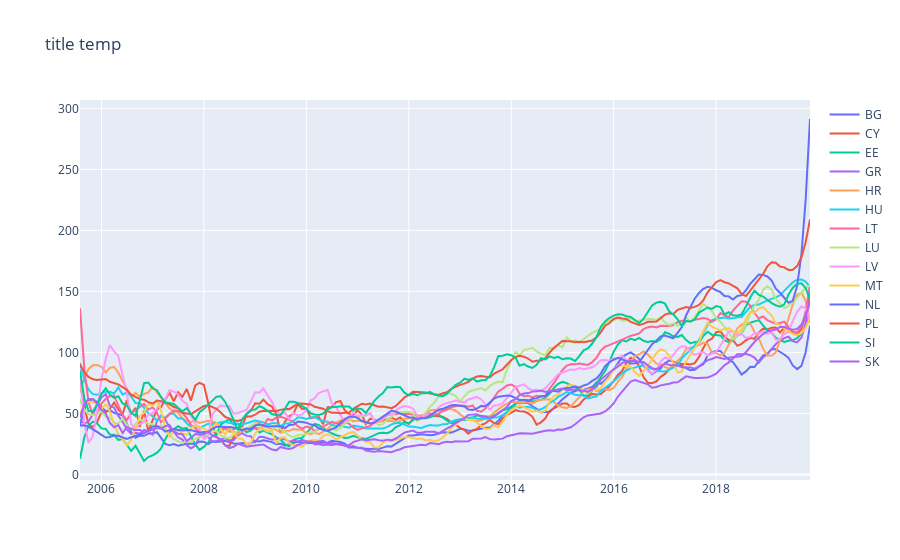
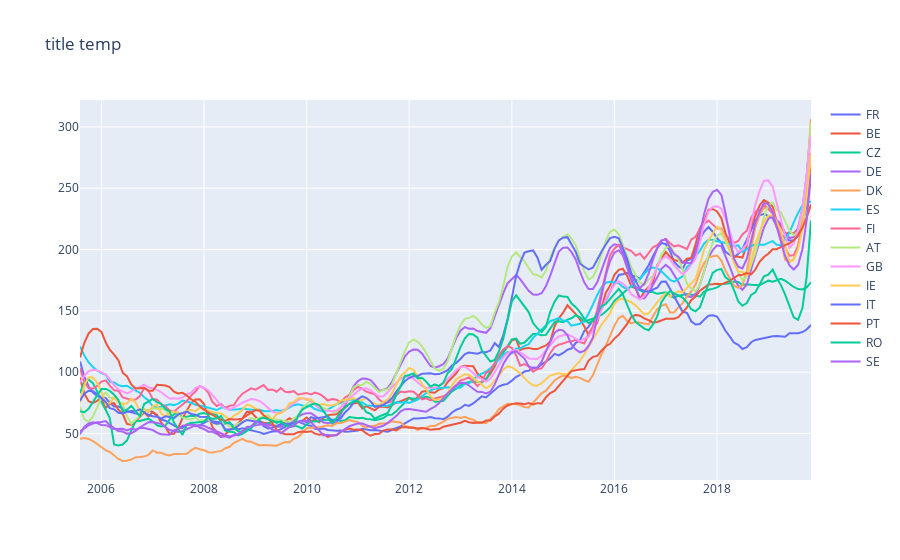

Here is the notebook cell these charts were saved with, in order:
### Code cell
plotByGroup((df_veganism+df_vegetarism+df_vegan_cook), 'title temp', n_clusters=2, method='kmeans')

### Figure 1 — Plotly figure (JSON) as saved in the notebook; plotly's stock layout.template omitted (floating-point values rounded to 4 significant figures; data arrays with more than 128 entries replaced by an {"elided": "..."} marker saying what was removed)
{"data": [{"mode": "lines", "name": "BG", "type": "scatter", "x": {"elided": "172 str values"}, "y": {"elided": "172 float values"}}, {"mode": "lines", "name": "CY", "type": "scatter", "x": {"elided": "172 str values"}, "y": {"elided": "172 float values"}}, {"mode": "lines", "name": "EE", "type": "scatter", "x": {"elided": "172 str values"}, "y": {"elided": "172 float values"}}, {"mode": "lines", "name": "GR", "type": "scatter", "x": {"elided": "172 str values"}, "y": {"elided": "172 float values"}}, {"mode": "lines", "name": "HR", "type": "scatter", "x": {"elided": "172 str values"}, "y": {"elided": "172 float values"}}, {"mode": "lines", "name": "HU", "type": "scatter", "x": {"elided": "172 str values"}, "y": {"elided": "172 float values"}}, {"mode": "lines", "name": "LT", "type": "scatter", "x": {"elided": "172 str values"}, "y": {"elided": "172 float values"}}, {"mode": "lines", "name": "LU", "type": "scatter", "x": {"elided": "172 str values"}, "y": {"elided": "172 float values"}}, {"mode": "lines", "name": "LV", "type": "scatter", "x": {"elided": "172 str values"}, "y": {"elided": "172 float values"}}, {"mode": "lines", "name": "MT", "type": "scatter", "x": {"elided": "172 str values"}, "y": {"elided": "172 float values"}}, {"mode": "lines", "name": "NL", "type": "scatter", "x": {"elided": "172 str values"}, "y": {"elided": "172 float values"}}, {"mode": "lines", "name": "PL", "type": "scatter", "x": {"elided": "172 str values"}, "y": {"elided": "172 float values"}}, {"mode": "lines", "name": "SI", "type": "scatter", "x": {"elided": "172 str values"}, "y": {"elided": "172 float values"}}, {"mode": "lines", "name": "SK", "type": "scatter", "x": {"elided": "172 str values"}, "y": {"elided": "172 float values"}}], "layout": {"autosize": true, "title": {"text": "title temp"}, "xaxis": {"autorange": true, "range": ["2005-08-01", "2019-11-01"], "type": "date"}, "yaxis": {"autorange": true, "range": [-4.593, 306.9], "type": "linear"}}}

### Figure 2 — Plotly figure (JSON) as saved in the notebook; plotly's stock layout.template omitted (floating-point values rounded to 4 significant figures; data arrays with more than 128 entries replaced by an {"elided": "..."} marker saying what was removed)
{"data": [{"mode": "lines", "name": "FR", "type": "scatter", "x": {"elided": "172 str values"}, "y": {"elided": "172 float values"}}, {"mode": "lines", "name": "BE", "type": "scatter", "x": {"elided": "172 str values"}, "y": {"elided": "172 float values"}}, {"mode": "lines", "name": "CZ", "type": "scatter", "x": {"elided": "172 str values"}, "y": {"elided": "172 float values"}}, {"mode": "lines", "name": "DE", "type": "scatter", "x": {"elided": "172 str values"}, "y": {"elided": "172 float values"}}, {"mode": "lines", "name": "DK", "type": "scatter", "x": {"elided": "172 str values"}, "y": {"elided": "172 float values"}}, {"mode": "lines", "name": "ES", "type": "scatter", "x": {"elided": "172 str values"}, "y": {"elided": "172 float values"}}, {"mode": "lines", "name": "FI", "type": "scatter", "x": {"elided": "172 str values"}, "y": {"elided": "172 float values"}}, {"mode": "lines", "name": "AT", "type": "scatter", "x": {"elided": "172 str values"}, "y": {"elided": "172 float values"}}, {"mode": "lines", "name": "GB", "type": "scatter", "x": {"elided": "172 str values"}, "y": {"elided": "172 float values"}}, {"mode": "lines", "name": "IE", "type": "scatter", "x": {"elided": "172 str values"}, "y": {"elided": "172 float values"}}, {"mode": "lines", "name": "IT", "type": "scatter", "x": {"elided": "172 str values"}, "y": {"elided": "172 float values"}}, {"mode": "lines", "name": "PT", "type": "scatter", "x": {"elided": "172 str values"}, "y": {"elided": "172 float values"}}, {"mode": "lines", "name": "RO", "type": "scatter", "x": {"elided": "172 str values"}, "y": {"elided": "172 float values"}}, {"mode": "lines", "name": "SE", "type": "scatter", "x": {"elided": "172 str values"}, "y": {"elided": "172 float values"}}], "layout": {"autosize": true, "title": {"text": "title temp"}, "xaxis": {"autorange": true, "range": ["2005-08-01", "2019-11-01"], "type": "date"}, "yaxis": {"autorange": true, "range": [12.14, 321.9], "type": "linear"}}}
